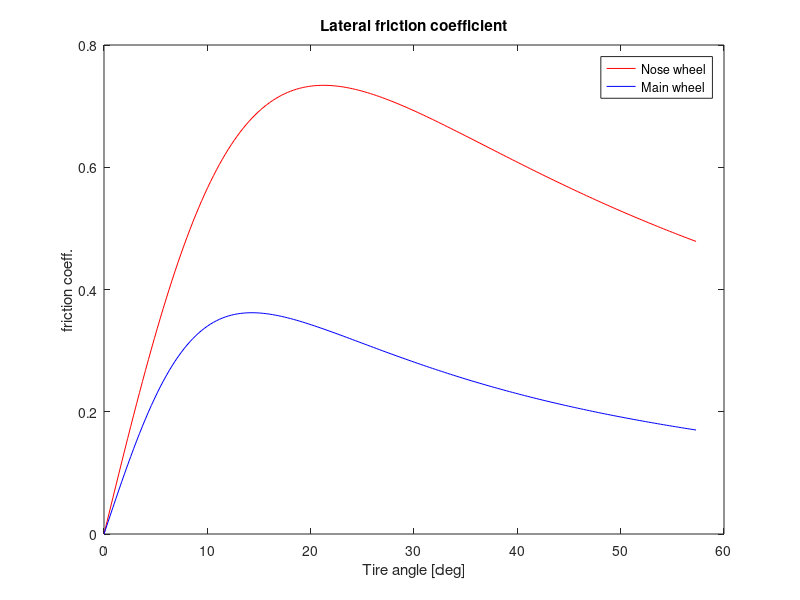

Write MATLAB code to recreate this figure.
wFyN = zeros(201,1);
wFyR = zeros(201,1);
walpha = 0:0.005:1;
walpha = walpha.*57.2957795;

% Nose wheel
Fz_N = 42200;
Fmax_N = -3.53*10^(-6)*Fz_N*Fz_N + 8.83*0.1*Fz_N;
Aopt_N = 3.52*10^(-9)*Fz_N*Fz_N + 2.8*10^(-5)*Fz_N + 13.8;

% Main wheel
Fz_R = 201610;
Fmax_R = -7.39*10^(-7)*Fz_R*Fz_R + 5.11*0.1*Fz_R;
Aopt_R = 1.34*10^(-10)*Fz_R*Fz_R + 1.06*10^(-5)*Fz_R + 6.72;

for i = 1:201
    wFyN(i) = (2*Fmax_N*Aopt_N*walpha(i))/(Aopt_N^2+walpha(i)^2);
    wFyR(i) = (2*Fmax_R*Aopt_R*walpha(i))/(Aopt_R^2+walpha(i)^2);
end

%mu_PSI = Fy/Fz
wFyN = wFyN ./ Fz_N;
wFyR = wFyR ./ Fz_R;

figure();
plot(walpha,wFyN,'r-',walpha,wFyR,'b-');
legend('Nose wheel','Main wheel');
xlabel('Tire angle [deg]') % x-axis label
ylabel('friction coeff.') % y-axis label
title('Lateral friction coefficient');

